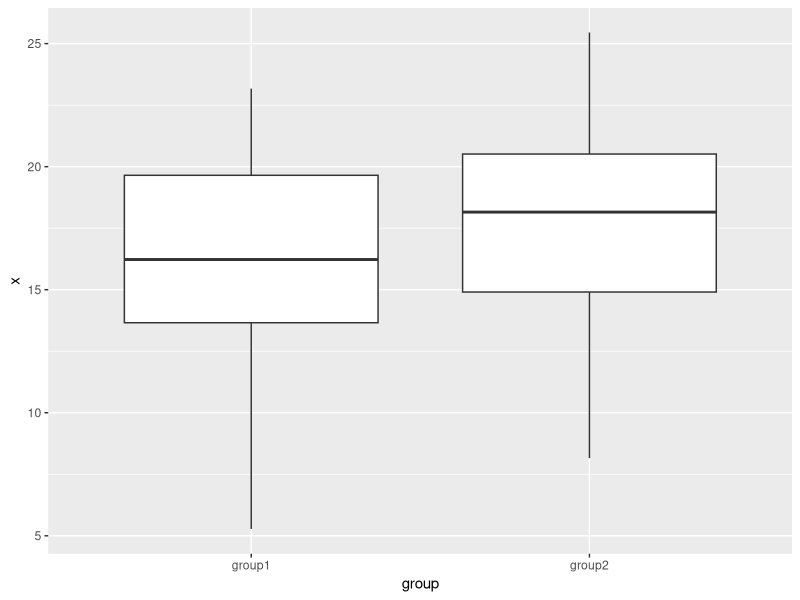

This figure's R source:
# making a random dataset to test push
df <- data.frame(x = rnorm(50, 16, 4), 
                 group = rep(c('group1', 'group2'), 
                             each = 25))

library(tidyverse)

df %>% group_by(group) %>%
  summarise(mean = mean(x),
            n = length (n), 
            sd = sd(x))

df %>% ggplot(aes(x = group, y = x)) +
  geom_boxplot()



